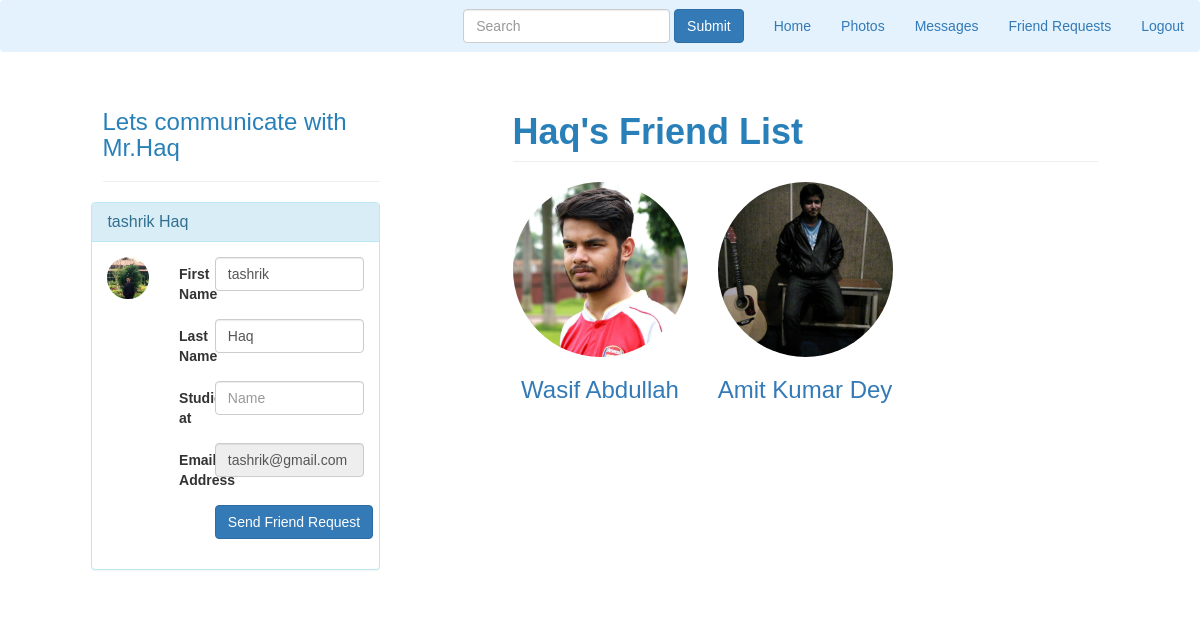
Screenshot of /user.php?search=tashrik@gmail.com (signed in) with the database file from the repository.
### tables this page shows
CREATE TABLE IF NOT EXISTS `user` (
  `id` int(11) NOT NULL,
  `fname` varchar(255) NOT NULL,
  `lname` varchar(255) NOT NULL,
  `works` varchar(255) NOT NULL,
  `studies` varchar(255) NOT NULL,
  `live` varchar(255) NOT NULL,
  `mobile` varchar(255) NOT NULL,
  `email` varchar(255) NOT NULL,
  `password` varchar(255) NOT NULL,
  `birthday` varchar(255) NOT NULL,
  `gender` varchar(255) NOT NULL,
  `about` varchar(999) NOT NULL,
  `ppname` varchar(255) NOT NULL
);

### user.php (the view, shortened to what this page needs)
<?php
   $userEmail=$_GET["search"];
   require_once 'database.php';
   $saveName="";
   $user_fName=$user_lName=$user_work=$user_study=$user_live=$user_phone=$user_birth=$user_gender=$user_about=$user_ppName=$user_gender_def="";
   if(isset($_SESSION["name"])){
      $get_User_info_querry="SELECT * FROM user WHERE email='$userEmail'";
      $result = $conn->query($get_User_info_querry);
      $row = $result->fetch_assoc();
      if(!empty($row)){
        $user_fName=$row['fname'];
        $user_lName=$row['lname'];
        $saveName=$user_lName."'s";
        $user_study=$row['studies'];
        $user_gender=$row['gender'];
        $user_ppName=$row['ppname'];
        if($user_gender=="Male"){
         $user_gender_def="Mr.";
        }
        else{
         $user_gender_def="Miss. ";
        }
      }
      else{
      }
   }
   else{
   }
   ?>
<!DOCTYPE html>
<html lang="en">
   <head>
      <link rel="stylesheet" href="css/font-awesome.min.css">
      <link rel="stylesheet" href="css/bootstrap.min.css">
      <link rel="stylesheet" href="css/style.css">
      <link rel="stylesheet" href="css/responsive.css">
      <link rel="stylesheet" href="css/profile.css">
      <link href="css/round-about.css" rel="stylesheet">
   </head>
   <body>
      <?php include "menu.php" ?>
      <div class="row">
         <div class="col-md-1"></div>
         <div class="col-md-3">
            <h3 style= "padding-top: 6%; color: #2980B9"><?php echo "Lets communicate with ".$user_gender_def.$user_lName; ?></h3>
            <hr>
            <div class="panel panel-info" style="margin-left: -4%">
               <div class="panel-heading">
                  <h3 class="panel-title"><?php echo $user_fName." ".$user_lName; ?></h3>
               </div>
               <div class="panel-body">
                  <div class="row">
                     <div class="col-md-3 col-lg-3 " align="center">
                        <img alt="User Pic" src="<?php echo 'upload/'.$user_ppName; ?>" class="img-circle img-responsive">
                     </div>
                     <div class=" col-md-9 col-lg-9 ">
                        <form class="form-horizontal" method="POST" action="user.php" enctype="multipart/form-data">
                           <div class="form-group">
                              <label for="inputName" class="col-sm-2 control-label">First Name</label>
                              <div class="col-sm-10">
                                 <input type="Name" class="form-control" id="inputName"  placeholder="Name"
                                    value='<?php echo $user_fName; ?>' name="user_fname">
                              </div>
                           </div>
                           <div class="form-group">
                              <label for="inputName" class="col-sm-2 control-label">Last Name</label>
                              <div class="col-sm-10">
                                 <input type="Name" class="form-control" id="inputName"  placeholder="Name"
                                    value='<?php echo $user_lName; ?>' name="user_lname">
                              </div>
                           </div>
                           <div class="form-group">
                              <label for="inputName" class="col-sm-2 control-label">Studies at</label>
                              <div class="col-sm-10">
                                 <input type="Name" class="form-control" id="inputName"  placeholder="Name"
                                    value='<?php echo $user_study; ?>' name="user_study">
                              </div>
                           </div>
                           <div class="form-group">
                              <label for="inputName" class="col-sm-2 control-label">Email Address</label>
                              <div class="col-sm-10">
                                 <input type="Name" class="form-control" id="inputName" name="getMailToReload" required placeholder="Name"
                                    value=<?php echo  $userEmail; ?> readonly>
                              </div>
                           </div>
                           <div class="form-group">
                              <div class="col-sm-offset-2 col-sm-10">
                                 <?php
                                  $f_source=$_SESSION["name"];
                                  $f_destination=$userEmail;
                                  $queryFriendRequest="SELECT * FROM friend WHERE f_source='$f_source'
                                   AND f_destination='$f_destination'";
                                   $result = $conn->query($queryFriendRequest);
                                   $row = $result->fetch_assoc();
                                   $queryFriendRequest2="SELECT * FROM friend WHERE f_source='$f_destination'
                                   AND f_destination='$f_source'";
                                   $result2 = $conn->query($queryFriendRequest2);
                                   $row2= $result2->fetch_assoc();
                                   if(!empty($row) || !empty($row2)){
                                      $f_result=$row["status"]."";
                                      $f_result2=$row2["status"]."";
                                      if($f_result=="request"){
                                        include "cancelFriendRequestButton.php";
                                     }
                                     elseif ($f_result2=="") {
                                     }
                                    elseif($f_result=="friend"){
                                       echo '<button type="button" class="btn btn-primary">Send Message</button>';
                                     }
                                     elseif ($f_result2=="") {
                                     }
                                   }
                                   else{
                                    include "friendRequestButton.php";
                                   }
                                  ?>
                              </div>
                           </div>
                        </form>
                     </div>
                  </div>
               </div>
            </div>
         </div>
         <div class="col-md-1">
         </div>
         <div class="col-md-6">
            <div class="row">
               <div class="col-lg-12">
                  <h2 class="page-header" style="color: #2980B9"><?php echo $saveName." Friend List"; ?></h2>
               </div>
               <?php
                  $queryGetFriend="SELECT * FROM friend where f_source='$userEmail'";
                  $result = $conn->query($queryGetFriend);
                  while($row = $result->fetch_assoc()) {
                     $f_destination=$row["f_destination"];
                     $queryRequestInfo="SELECT * FROM user WHERE
                      email='$f_destination'";
                     $result2 = $conn->query($queryRequestInfo);
                     while($row2 = $result2->fetch_assoc()){
                         $name=$row2["fname"]." ".$row2["lname"];
                         $ppname=$row2["ppname"];
                ?>
               <div class="col-lg-4 col-sm-6 text-center">
                  <img class="img-circle img-responsive img-center" src=<?php echo "upload/".$ppname; ?> alt="profile pic">
                  <a href=<?php echo "user.php?search=".$f_destination; ?>> <h3><?php echo $name; ?>
                  </h3></a>
               </div>
              <?php
                  }
                   }
               ?>
            </div>
         </div>
   </body>
</html>

### css/style.css (style rules this page uses)
body { margin: 0; padding: 0; font-family: 'Source Sans Pro', sans-serif; box-sizing: border-box; }
a:hover, a:visited, a { text-decoration: none; }
h2 { font-size: 36px; color: #1a1a1a; font-weight: 600; margin-bottom: 25px; margin-top: 0; }

### css/profile.css (style rules this page uses)
.panel { // border: 1px solid orange; }
.col-md-6 { // border: 1px solid blue; }

### css/round-about.css (style rules this page uses)
.img-center { margin: 0 auto; }

### rows the page displays
user: gender "Mr.", lname "Haq", fname "tashrik", ppname (picture), user_fname "tashrik", user_lname "Haq", lname "Haq's"
user: ppname (picture), name "Wasif Abdullah"
user: ppname (picture), name "Amit Kumar Dey"
